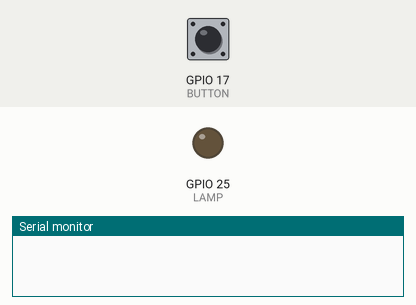
Simulated run of this sketch. Board: ESP32. On the bench: output pins drawn as LEDs (lit = HIGH), the last lines printed to the serial monitor. The test bench sets the inputs (shaded band); at power-on: GPIO 17 (BUTTON) HIGH.

Above: at 1.2 s.
1.3 s: GPIO 17 (BUTTON) pulled LOW for 0.15 s
At 2.0 s:
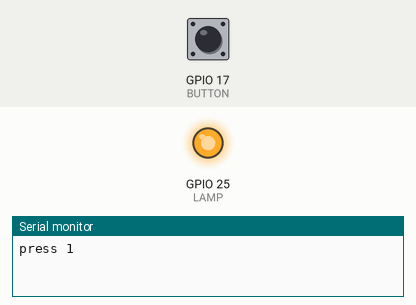
2.9 s: GPIO 17 (BUTTON) pulled LOW for 1 s
At 3.2 s:
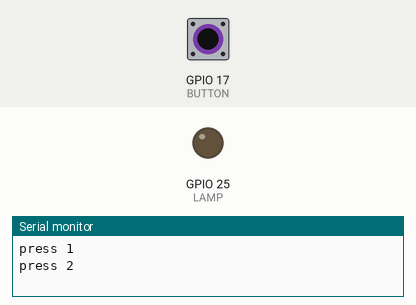
5.4 s: GPIO 17 (BUTTON) pulled LOW for 3.2 s
At 6.3 s:
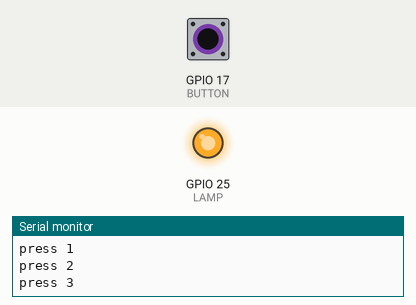
Timing chart, 0 to 8.4 s (numbered marks = the images above; inputs shaded):
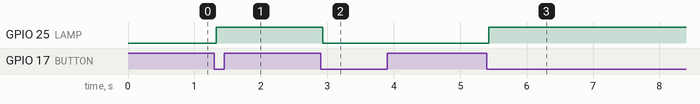

The sketch:

button.ino
```cpp
// Counts presses of a button to ground, ignoring contact bounce.
const int BUTTON = 17, LAMP = 25;
const unsigned long SETTLE_MS = 30;
int stable = HIGH, last = HIGH, presses = 0;
unsigned long changedAt = 0;
void setup() {
  Serial.begin(115200);
  pinMode(BUTTON, INPUT_PULLUP);
  pinMode(LAMP, OUTPUT);
}
void loop() {
  int now = digitalRead(BUTTON);
  if (now != last) { changedAt = millis(); last = now; }
  if (millis() - changedAt > SETTLE_MS && now != stable) {
    stable = now;
    if (stable == LOW) {
      presses++;
      digitalWrite(LAMP, presses % 2);
      Serial.printf("press %d\n", presses);
    }
  }
}
```

Measured:
- after the input at 1.3 s, GPIO 25 (LAMP): LOW → HIGH at once
- after the input at 2.9 s, GPIO 25 (LAMP): HIGH → LOW at once
- after the input at 5.4 s, GPIO 25 (LAMP): LOW → HIGH at once
